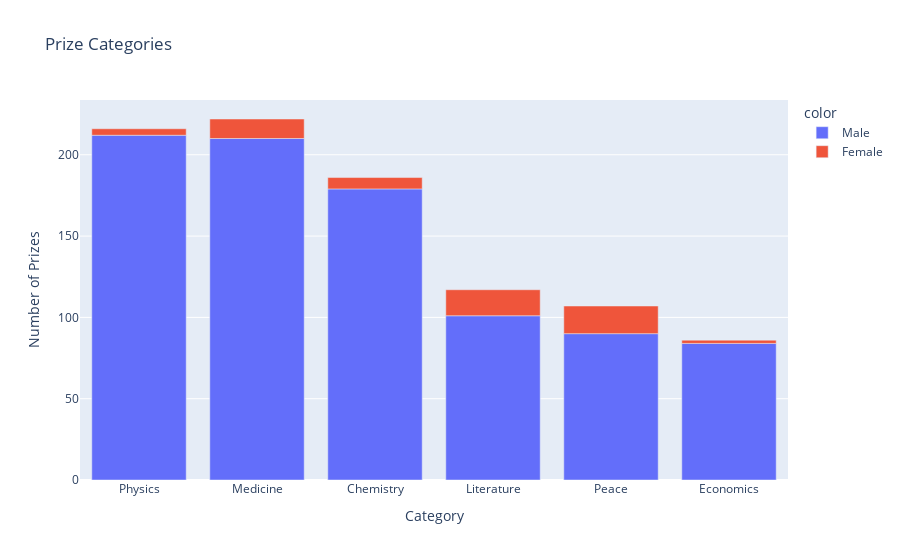

This figure's notebook cell:
### Code cell
graph_bar = px.bar(
    x=cat_sex.category,
    y=cat_sex.prize,
    color=cat_sex.sex,
    title="Prize Categories"
)

graph_bar.update_layout(xaxis_title="Category", yaxis_title="Number of Prizes")

graph_bar.show()

### Figure 1 — Plotly figure (JSON) as saved in the notebook; plotly's stock layout.template omitted (floating-point values rounded to 4 significant figures)
{"data": [{"alignmentgroup": "True", "hovertemplate": "color=Male<br>x=%{x}<br>y=%{y}<extra></extra>", "legendgroup": "Male", "marker": {"color": "#636efa", "pattern": {"shape": ""}}, "name": "Male", "offsetgroup": "Male", "orientation": "v", "showlegend": true, "textposition": "auto", "type": "bar", "x": ["Physics", "Medicine", "Chemistry", "Literature", "Peace", "Economics"], "xaxis": "x", "y": [212, 210, 179, 101, 90, 84], "yaxis": "y"}, {"alignmentgroup": "True", "hovertemplate": "color=Female<br>x=%{x}<br>y=%{y}<extra></extra>", "legendgroup": "Female", "marker": {"color": "#EF553B", "pattern": {"shape": ""}}, "name": "Female", "offsetgroup": "Female", "orientation": "v", "showlegend": true, "textposition": "auto", "type": "bar", "x": ["Peace", "Literature", "Medicine", "Chemistry", "Physics", "Economics"], "xaxis": "x", "y": [17, 16, 12, 7, 4, 2], "yaxis": "y"}], "layout": {"barmode": "relative", "legend": {"title": {"text": "color"}, "tracegroupgap": 0}, "title": {"text": "Prize Categories"}, "xaxis": {"anchor": "y", "domain": [0, 1], "title": {"text": "Category"}}, "yaxis": {"anchor": "x", "domain": [0, 1], "title": {"text": "Number of Prizes"}}}}
